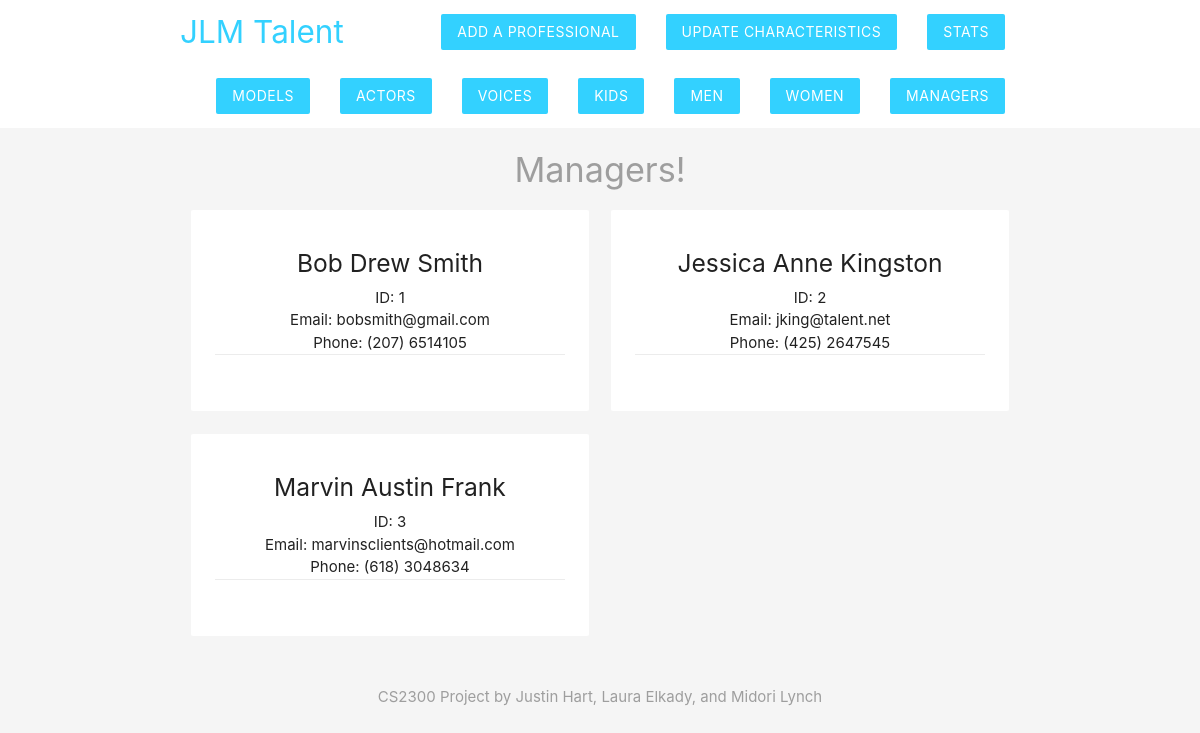
Screenshot of /test/manager.php with the database file from the repository.
### tables this page shows
CREATE TABLE MANNAMES(ManID varchar(80) NOT NULL,
Fname varchar(80) NOT NULL,
Mname varchar(80),
Lname varchar(80) NOT NULL,
FOREIGN KEY (ManID) REFERENCES MANAGER(ManagerID)
);

CREATE TABLE MANAGER(ManagerID varchar(80) UNIQUE,
Email varchar(80),
Area_code integer,
Local_phone integer,
PRIMARY KEY (ManagerID)
);

### test/manager.php (the view, shortened to what this page needs)
<?php
include('config/db_connect.php');
$sql = 'SELECT mannames.Fname, mannames.Mname, mannames.Lname, manager.Email, manager.Area_code, Manager.Local_phone, Manager.ManagerID FROM manager, mannames WHERE Manager.managerID=mannames.ManID ORDER BY ManagerID';
$result = mysqli_query($conn, $sql);
$mans = mysqli_fetch_all($result, MYSQLI_ASSOC);
?>
<!DOCTYPE html>
<html>
	<?php include('templates/header.php'); ?>
	<h4 class="center grey-text">Managers!</h4>
	<div class="container">
		<div class="row">
			<?php foreach($mans as $man){ ?>
				<div class="col s6 md3">
					<div class="card z-depth-0">
						<div class="card-content center">
							<h5><?php echo htmlspecialchars($man['Fname']); echo " "; echo htmlspecialchars($man['Mname']); echo " ";  echo htmlspecialchars($man['Lname']) ?></h5>
							<div><?php echo "ID: " ; echo htmlspecialchars($man['ManagerID']);?></div>
							<div><?php echo "Email: " ; echo htmlspecialchars($man['Email']);?></div>
							<div><?php echo "Phone: (" ; echo htmlspecialchars($man['Area_code']); echo ") "; echo htmlspecialchars($man['Local_phone']);?></div>
							<div class="card-action right-align">
						</div>
						</div>
					</div>
				</div>
			<?php } ?>
		</div>
	</div>
	<?php include('templates/footer.php'); ?>
</html>

### rows the page displays
mannames: Fname "Bob", Mname "Drew", Lname "Smith", ManID.ManagerID "1", ManID.Email "bobsmith@gmail.com", ManID.Area_code "207", ManID.Local_phone "6514105"
mannames: Fname "Jessica", Mname "Anne", Lname "Kingston", ManID.ManagerID "2", ManID.Email "jking@talent.net", ManID.Area_code "425", ManID.Local_phone "2647545"
mannames: Fname "Marvin", Mname "Austin", Lname "Frank", ManID.ManagerID "3", ManID.Email "marvinsclients@hotmail.com", ManID.Area_code "618", ManID.Local_phone "3048634"
